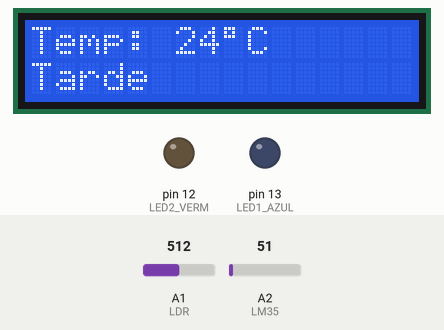
The sketch below on a simulated Arduino Uno, built with avr-gcc and run on an emulated ATmega328P. Shown: 16×2 character LCD, output pins drawn as LEDs (lit = HIGH). The inputs (shaded band) are chosen by the test bench; at power-on: A1 (LDR) = 512, A2 (LM35) = 51.

Above: at 1.2 s.
1.3 s: A1 (LDR) set to 463
2.8 s: A1 (LDR) set to 438
At 3.8 s:
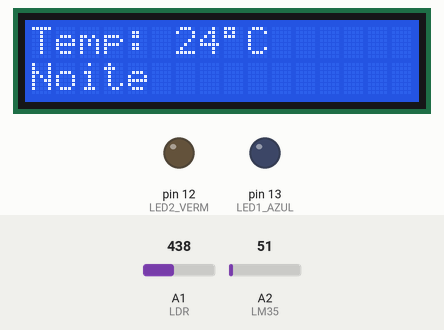
4.7 s: A1 (LDR) set to 710
At 6.3 s:
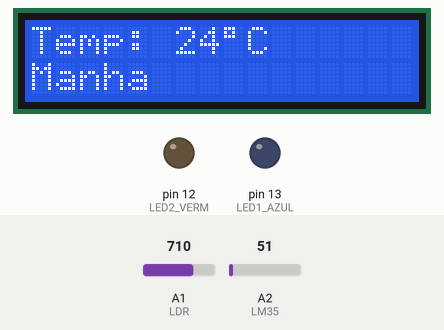
6.6 s: A2 (LM35) set to 34
At 7.1 s:
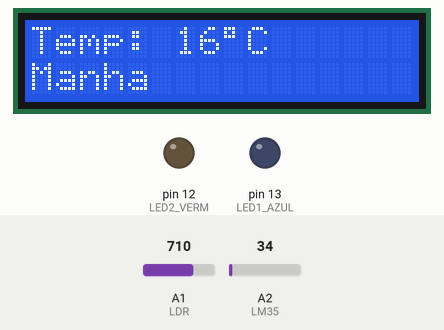
8.2 s: A2 (LM35) set to 29
At 9.2 s:
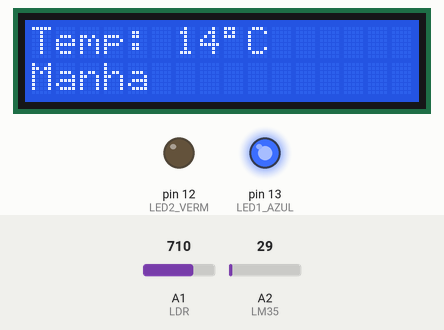
10.0 s: A2 (LM35) set to 15
At 11.3 s:
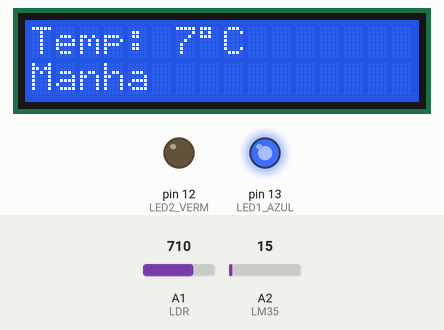
Timing chart, 0 to 12.6 s (numbered marks = the images above; inputs shaded):
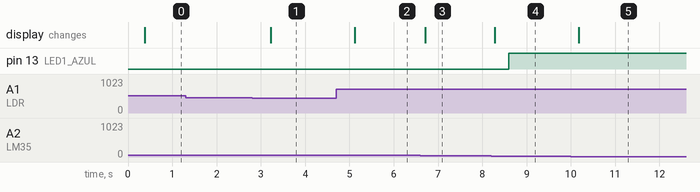

Measured:
- the behaviour switches between 450 and 449 on A1 (LDR) (found by bisection; images 0 and 1)
- the behaviour switches between 31 and 30 on A2 (LM35) (found by bisection; images 3 and 4)
- after the input at 1.3 s, every drawn part: stays the same
- after the input at 2.8 s, the display: changes after 0.42 s (image 1)
- after the input at 4.7 s, the display: changes after 0.42 s (image 2)
- after the input at 6.6 s, the display: changes after 0.11 s (image 3)
- after the input at 8.2 s, pin 13 (LED1_AZUL): LOW → HIGH after 0.39 s; the display: changes after 0.09 s (image 4)
- after the input at 10.0 s, the display: changes after 0.18 s (image 5)

The sketch:

Aula_15.ino
```cpp
#include<LiquidCrystal_I2C.h>
LiquidCrystal_I2C LCD(0x50,16,2);
#define LM35 A2
#define LDR A1
#define LED1_AZUL 13
#define LED2_VERM 12

void setup() {

  pinMode(LM35, INPUT);
  pinMode(LDR, INPUT);
  pinMode(LED1_AZUL, OUTPUT);
  pinMode(LED2_VERM, OUTPUT);
  LCD.init();
  LCD.backlight();

}

void loop() {

int ldr_ad,temp;
float lm35_ad;
ldr_ad=analogRead(LDR);
lm35_ad=analogRead(LM35);
temp=(lm35_ad*500)/1023;
LCD.setCursor(0,0);
LCD.print("Temp:");
if(temp<10)
{
  LCD.setCursor(9,0);
LCD.print(" ");
}

LCD.setCursor(6,0);
LCD.print(temp);
LCD.print((char)223);
LCD.print("C");
delay(300);
if(ldr_ad>=700)
{
   LCD.setCursor(0,1);
   LCD.print("Manha");
}
else
if(ldr_ad>=450)
{
   LCD.setCursor(0,1);
LCD.print("Tarde");
}
else
{
  LCD.setCursor(0,1);
  LCD.print("Noite");
}

if(ldr_ad>=700&&temp<15)
{
  digitalWrite(LED1_AZUL,1);
  digitalWrite(LED2_VERM,0);
}
else
if(ldr_ad<450&&temp>=40)
{
  digitalWrite(LED1_AZUL,0);
  digitalWrite(LED2_VERM,1);
}
else
{
  digitalWrite(LED1_AZUL,0);
  digitalWrite(LED2_VERM,0);
}
}
```
